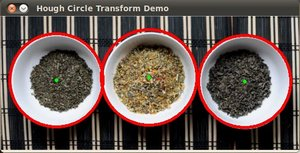
//> input picture 1.jpg, 300 x 153 px
$ ./circle 1.jpg   (built with g++ and OpenCV 4)
//> lines starting //> are read from the running program, lines starting //| are printed output that depends on the picture; after the words box and inside, x2 and y2 are one past the last pixel; in counts of white or black regions, pixels touching at a corner belong together
#include "opencv2/highgui/highgui.hpp"
#include "opencv2/imgproc/imgproc.hpp"
#include <iostream>
#include <stdio.h>

using namespace cv;

Mat src; Mat src_gray;
int thresh = 100;
int max_thresh = 255;
RNG rng(12345);

void thresh_callback(int, void* );

int main( int argc, char** argv )
{
  src = imread( argv[1], 1 );
//> src is the input picture: 153 rows x 300 cols, CV_8UC3; mean B, G, R 85.8, 90.7, 106.2

  cvtColor( src, src_gray, CV_BGR2GRAY );
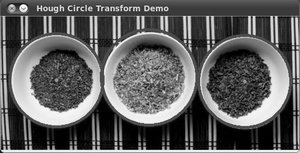
//> src_gray: 153 rows x 300 cols, CV_8UC1; min 0, max 255, mean 94.8
  blur( src_gray, src_gray, Size(3,3) );
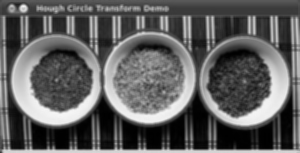
//> src_gray: 153 rows x 300 cols, CV_8UC1; min 0, max 246, mean 94.9

  char* source_window = "Source";
  namedWindow( source_window, CV_WINDOW_AUTOSIZE );
  imshow( source_window, src );

  createTrackbar( " Canny thresh:", "Source", &thresh, max_thresh, thresh_callback );
  thresh_callback( 0, 0 );

  waitKey(0);
  return(0);
}
void thresh_callback(int, void* )
{
  Mat threshold_output;
  vector<vector<Point> > contours;
  vector<Vec4i> hierarchy;

  threshold( src_gray, threshold_output, thresh, 255, THRESH_BINARY );
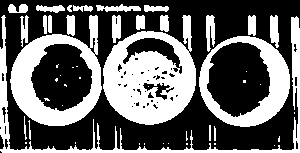
//> threshold_output: 153 rows x 300 cols, CV_8UC1; 39.8% white; 49 white regions (25 under 20 px)
  findContours( threshold_output, contours, hierarchy, CV_RETR_TREE, CV_CHAIN_APPROX_SIMPLE, Point(0, 0) );
//> contours = 98 contours, 64 with area under 20; largest, box (x1, y1, x2, y2) and area: (103, 15, 196, 125) 6946, (10, 15, 102, 126) 6772, (199, 36, 290, 127) 6343, (206, 41, 271, 118) 3628, (30, 43, 93, 112) 3126
  vector<vector<Point> > contours_poly( contours.size() );
//> contours_poly = 98 empty contours
  vector<Rect> boundRect( contours.size() );
  vector<RotatedRect> minRect( contours.size() );
    Mat drawing = Mat::zeros( threshold_output.size(), CV_8UC3 );
  for( int i = 0; i < contours.size(); i++ )
     { approxPolyDP( Mat(contours[i]), contours_poly[i], 3, true );
       boundRect[i] = boundingRect( Mat(contours_poly[i]) );
        minRect[i] = minAreaRect( Mat(contours[i]) );
        double l = boundRect[i].height;
        double b  = boundRect[i].width;
        if ( l/b <1.1 && l/b >0.9)
        {
           if (minRect[i].size.width/ minRect[i].size.height<1.1 && minRect[i].size.width/ minRect[i].size.height>0.9)
           {
            drawContours( drawing, contours_poly, i, Scalar(0,255,0), 1, 8, vector<Vec4i>(), 0, Point() );
           }
        }
      }
//> this loop made 98 passes
//> (l, b, i) on passes 70, 75: (69, 63, 69), (1, 1, 74)
//> (l, b) on passes 1 to 6: (1, 1), (1, 1), (1, 1), (1, 1), (1, 1), (1, 1)
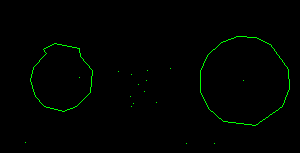
//> drawing: 153 rows x 300 cols, CV_8UC3; mean B, G, R 0, 2.5, 0
//> after the loop, contours_poly = 98 contours, 76 with area under 20; largest, box (x1, y1, x2, y2) and area: (103, 15, 196, 125) 6838, (11, 15, 102, 126) 6603, (200, 36, 290, 126) 6143, (206, 42, 271, 118) 3543, (30, 43, 93, 112) 3070; boundRect = 98 Rects (x, y, width, height), first 8: [274, 145, 1, 1], [214, 143, 1, 1], [186, 143, 1, 1], [168, 143, 1, 1], [163, 143, 1, 1], [144, 143, 1, 1], [139, 143, 1, 1], [75, 142, 1, 1]; minRect = 98 RotatedRects (x, y, width, height, angle), first 8: [274, 145, 0, 0, -90], [214.5, 143.5, 1, 1, -90], [186.5, 143.5, 1, 1, -90], [168, 143, 0, 0, -90], [163, 143, 0, 0, -90], [144, 143.5, 1, 0, -90], [139, 143.5, 1, 0, -90], [75, 142.5, 1, 0, -90]

  namedWindow( "Contours", CV_WINDOW_AUTOSIZE );
  imshow( "Contours", drawing );
}

$ run again, on 3.jpg
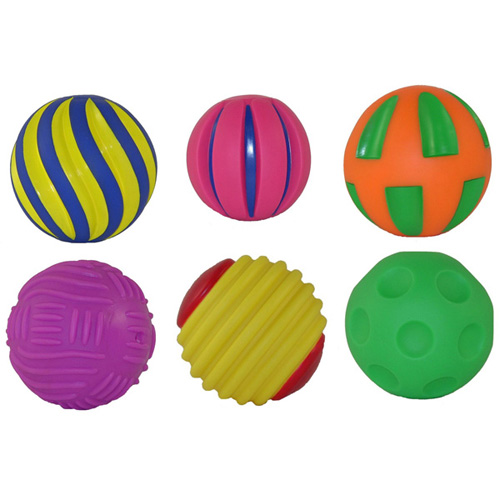
//> input picture 3.jpg, 500 x 500 px
//> src is the input picture: 500 rows x 500 cols, CV_8UC3; mean B, G, R 185.2, 198.8, 208.5
//> in thresh_callback, `threshold( src_gray, threshold_output, thresh, 255, THRESH_BINARY );`:
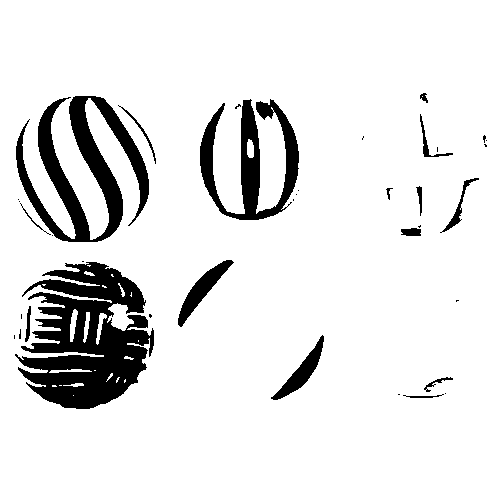
//> threshold_output: 500 rows x 500 cols, CV_8UC1; 89.3% white; 37 black regions (21 under 20 px)
//> contours = 82 contours, 55 with area under 20; largest, box (x1, y1, x2, y2) and area: (0, 0, 500, 500) 249001, (14, 261, 155, 410) 13508, (15, 95, 150, 243) 7595, (199, 98, 300, 221) 5022, (177, 259, 235, 328) 1087
//> in thresh_callback, `vector<vector<Point> > contours_poly( contours.size() );`: contours_poly = 82 empty contours
//> the loop in thresh_callback, `for( int i = 0; i < contours.size(); i++ ) { approxPolyDP( Mat(contour..` made 82 passes
//> (l, b) on passes 1 to 8: (500, 500), (2, 38), (1, 5), (1, 1), (1, 1), (1, 1), (2, 7), (1, 1)
//> after the loop in thresh_callback, `for( int i = 0; i < contours.size(); i++ )`:
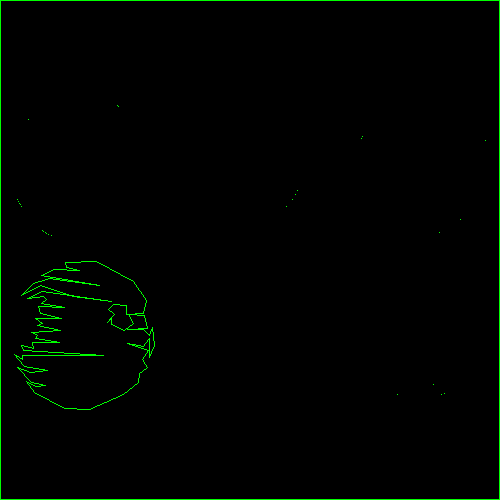
//> drawing: 500 rows x 500 cols, CV_8UC3; mean B, G, R 0, 3.4, 0
//> after the loop in thresh_callback, `for( int i = 0; i < contours.size(); i++ )`: contours_poly = 82 contours, 65 with area under 20; largest, box (x1, y1, x2, y2) and area: (0, 0, 500, 500) 249001, (14, 261, 155, 410) 13428, (16, 95, 149, 243) 7258, (199, 98, 300, 221) 4750, (178, 259, 235, 328) 1052; boundRect = 82 Rects (x, y, width, height), first 8: [0, 0, 500, 500], [405, 395, 38, 2], [402, 395, 5, 1], [441, 394, 1, 1], [397, 394, 1, 1], [444, 393, 1, 1], [425, 390, 7, 2], [433, 384, 1, 1]; minRect = 82 RotatedRects (x, y, width, height, angle), first 8: [249.5, 249.5, 499, 499, -90], [423.5, 396.4, 37.01, 3.84, -1.85], [404, 395, 2.83, 2.83, -45], [442.5, 394, 2.12, 2.12, -45], [398.5, 394, 2.12, 2.12, -45], [445, 393, 1.41, 1.41, -45], [427.8, 390.2, 4.95, 4.24, -45], [434.5, 384, 2.12, 2.12, -45]
